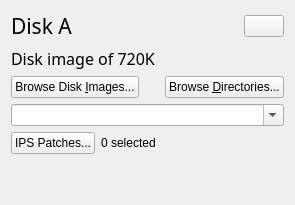
            <widget class="QWidget" name="diskPage" >
             <layout class="QGridLayout" >
              <item row="0" column="0" >
               <layout class="QHBoxLayout" >
                <property name="spacing" >
                 <number>6</number>
                </property>
                <property name="leftMargin" >
                 <number>0</number>
                </property>
                <property name="topMargin" >
                 <number>0</number>
                </property>
                <property name="rightMargin" >
                 <number>0</number>
                </property>
                <property name="bottomMargin" >
                 <number>0</number>
                </property>
                <item>
                 <widget class="QLabel" name="diskLabel" >
                  <property name="font" >
                   <font>
                    <family>Sans Serif</family>
                    <pointsize>16</pointsize>
                    <weight>75</weight>
                    <italic>false</italic>
                    <bold>true</bold>
                    <underline>false</underline>
                    <strikeout>false</strikeout>
                   </font>
                  </property>
                  <property name="text" >
                   <string>&lt;html>&lt;head>&lt;meta name="qrichtext" content="1" />&lt;/head>&lt;body style=" white-space: pre-wrap; font-family:Sans Serif; font-size:16pt; font-weight:600; font-style:normal; text-decoration:none;">&lt;p style=" margin-top:0px; margin-bottom:0px; margin-left:0px; margin-right:0px; -qt-block-indent:0; text-indent:0px;">&lt;span style=" font-weight:400;">Disk A&lt;/span>&lt;/p>&lt;/body>&lt;/html></string>
                  </property>
                 </widget>
                </item>
                <item>
                 <widget class="QPushButton" name="diskEjectButton" >
                  <property name="sizePolicy" >
                   <sizepolicy vsizetype="Fixed" hsizetype="Fixed" >
                    <horstretch>0</horstretch>
                    <verstretch>0</verstretch>
                   </sizepolicy>
                  </property>
                  <property name="icon" >
                   <iconset>eject.png</iconset>
                  </property>
                 </widget>
                </item>
               </layout>
              </item>
              <item row="1" column="0" >
               <widget class="QLabel" name="diskDescriptionLabel" >
                <property name="font" >
                 <font>
                  <family>Sans Serif</family>
                  <pointsize>12</pointsize>
                  <weight>50</weight>
                  <italic>false</italic>
                  <bold>false</bold>
                  <underline>false</underline>
                  <strikeout>false</strikeout>
                 </font>
                </property>
                <property name="text" >
                 <string>&lt;html>&lt;head>&lt;meta name="qrichtext" content="1" />&lt;/head>&lt;body style=" white-space: pre-wrap; font-family:Sans Serif; font-size:12pt; font-weight:400; font-style:normal; text-decoration:none;">&lt;p style=" margin-top:0px; margin-bottom:0px; margin-left:0px; margin-right:0px; -qt-block-indent:0; text-indent:0px;">Disk image of 720K&lt;/p>&lt;/body>&lt;/html></string>
                </property>
               </widget>
              </item>
              <item row="2" column="0" >
               <layout class="QHBoxLayout" >
                <property name="spacing" >
                 <number>6</number>
                </property>
                <property name="leftMargin" >
                 <number>0</number>
                </property>
                <property name="topMargin" >
                 <number>0</number>
                </property>
                <property name="rightMargin" >
                 <number>0</number>
                </property>
                <property name="bottomMargin" >
                 <number>0</number>
                </property>
                <item>
                 <widget class="QPushButton" name="diskBrowseImageButton" >
                  <property name="text" >
                   <string>Browse Disk &amp;Images...</string>
                  </property>
                 </widget>
                </item>
                <item>
                 <spacer>
                  <property name="orientation" >
                   <enum>Qt::Horizontal</enum>
                  </property>
                  <property name="sizeType" >
                   <enum>QSizePolicy::Preferred</enum>
                  </property>
                  <property name="sizeHint" >
                   <size>
                    <width>20</width>
                    <height>20</height>
                   </size>
                  </property>
                 </spacer>
                </item>
                <item>
                 <widget class="QPushButton" name="diskBrowseDirectoryButton" >
                  <property name="text" >
                   <string>Browse &amp;Directories...</string>
                  </property>
                 </widget>
                </item>
               </layout>
              </item>
              <item row="3" column="0" >
               <widget class="QComboBox" name="diskHistoryBox" >
                <property name="sizePolicy" >
                 <sizepolicy vsizetype="Minimum" hsizetype="Minimum" >
                  <horstretch>0</horstretch>
                  <verstretch>0</verstretch>
                 </sizepolicy>
                </property>
                <property name="editable" >
                 <bool>true</bool>
                </property>
                <property name="maxCount" >
                 <number>100</number>
                </property>
                <property name="insertPolicy" >
                 <enum>QComboBox::InsertAtTop</enum>
                </property>
                <property name="sizeAdjustPolicy" >
                 <enum>QComboBox::AdjustToMinimumContentsLength</enum>
                </property>
                <property name="minimumContentsLength" >
                 <number>20</number>
                </property>
               </widget>
              </item>
              <item row="4" column="0" >
               <layout class="QHBoxLayout" >
                <item>
                 <widget class="QPushButton" name="diskIPSButton" >
                  <property name="text" >
                   <string>IPS Patches...</string>
                  </property>
                 </widget>
                </item>
                <item>
                 <widget class="QLabel" name="diskIPSLabel" >
                  <property name="text" >
                   <string>0 selected</string>
                  </property>
                 </widget>
                </item>
                <item>
                 <spacer>
                  <property name="orientation" >
                   <enum>Qt::Horizontal</enum>
                  </property>
                  <property name="sizeHint" >
                   <size>
                    <width>40</width>
                    <height>20</height>
                   </size>
                  </property>
                 </spacer>
                </item>
               </layout>
              </item>
              <item row="5" column="0" >
               <spacer>
                <property name="orientation" >
                 <enum>Qt::Vertical</enum>
                </property>
                <property name="sizeHint" >
                 <size>
                  <width>20</width>
                  <height>40</height>
                 </size>
                </property>
               </spacer>
              </item>
             </layout>
            </widget>
